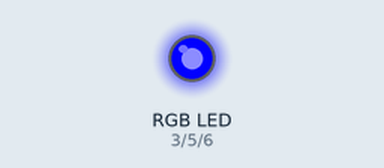
Bench run of a sketch on a simulated Arduino Uno, built with avr-gcc and run on an emulated ATmega328P. Shown: an RGB LED mixed from three pins (HIGH = lit). Dim RGB values are drawn brighter than linear; what the sketch prints to the serial monitor is not drawn.

Above: at 0.05 s.
At 1.75 s:
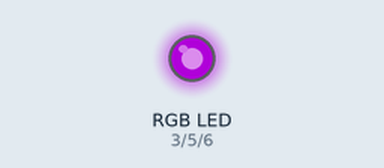
At 3.5 s:
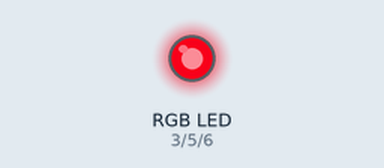
At 6.95 s:
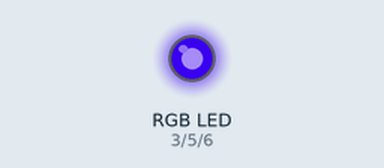
Timing chart, 0 to 10.0 s (numbered marks = the images above):
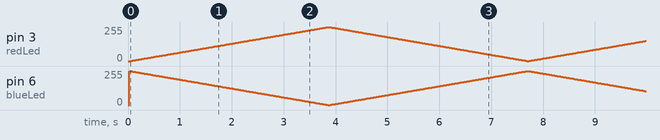

The sketch:

W06_fadeConnectSpeakerNotLED.ino
```cpp
// cross fade RGB across loops.
// we use a variable called colorStepCounter to hold the brightness state.
// we adjust the colorStepCounter by an increment each loop.
// we limit the colorStepCounter to 255 at the top and 0 at the bottom of the 'stairs'

/*
originally from W05 - fade across loops
connect a speaker to one or the channels instead of an LED
what do you hear?

// https://docs.arduino.cc/learn/microcontrollers/analog-output/
// https://www.arduino.cc/reference/tr/language/functions/advanced-io/tone/
*/

// led PINs (~)
int redLed   = 3;
int greenLed = 5;
int blueLed  = 6;

// color channel Variables
int redValue   = 0;
int greenValue = 0;
int blueValue  = 0;

// utility variables
int loopCounter = 0;

int colorStep = 0;  // where you are on the stairs
int colorIncrement = 1;  // how many stairs to move at a time ?

// timer for how often to step ...
unsigned long now;
unsigned long start;
unsigned long interval=15;

void setup() {
  // put your setup code here, to run once:
  // set pinModes
  pinMode(redLed,   OUTPUT);
  pinMode(greenLed, OUTPUT);
  pinMode(blueLed,  OUTPUT);

  // start serial
  Serial.begin(9600);
  Serial.println(__FILE__);
}

void loop() {

  now = millis();

  // put your main code here, to run repeatedly:
  Serial.print("loop ");
  Serial.println(loopCounter);

  // *** define the color ***
  redValue   = colorStep;
  greenValue = 0; // not used in example
  blueValue  = 255 - colorStep;

  // if timer expires -- take a step
  // this is sort of like a manual for..loop
  if(now - start > interval){
    // call FXN to set color
    setRGB (redValue, greenValue, blueValue);

    // call FXN to print color
    //printRGB();

    // increment the color step counter
    colorStep += colorIncrement;
    start+= interval;
  }

  // if at TOP of stairs, change direction to negative
  if (colorStep > 255) {
    colorStep = 255;
    colorIncrement = -1;
  }

  // if at BOTTOM of stairs, change direction to positive
  if ( colorStep < 0 ) {
    colorStep = 0;
    colorIncrement = 1;
  }


  // ***********   increment loop counter    *****************
  // loopCounter is just a way to clearly see how the code is flowing
  // you don't *NEED* it in your programs
  loopCounter++;

}

// FXN to set the RGB value of LED -- colors passed to function.
void setRGB (int setRed, int setGreen, int setBlue){
  //  *** set color ***
  analogWrite(redLed,   setRed );
  analogWrite(greenLed, setGreen );
  analogWrite(blueLed,  setBlue );
}

// FXN to print the colors selected by user above.
void printRGB (){
  // *** print color ***
  Serial.print("\t red, green, blue =\t" );
    Serial.print(redValue);
  Serial.print(",\t");
    Serial.print(greenValue);
  Serial.print(",\t");
    Serial.print(blueValue);

    if ( colorIncrement > 0) {
       Serial.println("\tCounter going up.\n");
    } else {
       Serial.println("\tCounter going back down.\n");
    }
}
```
